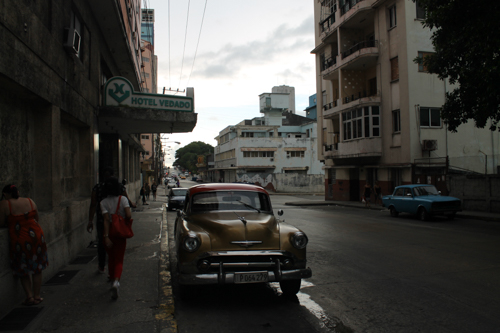
#> input picture uebung2/bild01.jpg, 500 x 333 px, found by its file name
$ jupyter execute notebook2.ipynb
#> lines starting #> are read from the running program, lines starting #| are printed output that depends on the picture
# Übung 2 - Histogrammanpassung #

## Aufgaben ##
1. Lesen Sie die Kapitel 5 (Punktoperationen- 5.2 Punktoperationen und Histogramme) und Kapitel 6 (Filter 6.1- 6.3) aus dem Buch ”Digitale Bildverarbeitung”. <br>
2. Implementieren Sie eine Funktion, die aus einem 8-Bit-Graustufenbild das zugehörige kumulative Histogramm berechnet. <br>
• Prototyp: cumHisto = compute cumHisto(image, binSize) <br>
• Das image ist ein 8-Bit-Grauwert Bild. <br>
3. Beantworten Sie folgende Fragen: <br>
a) Was ist eine homogene und was eine nicht-homogene Punktoperation? <br>
b) Was ist der Unterschied zwischen Punktoperationen und Filteroperationen? <br>
4. Implementieren Sie eine Funktion, die das Bild01 an das Bild02 mittels Histogrammanpassung angleicht. <br>
Hierzu soll das kumulative Histogramm von Bild02 als Referenzverteilung dienen und das Bild01 so verändert werden, <br>
dass sein kumulatives Histogramm an die Referenzverteilung angeglichen wird. <br>
Schließlich soll das Referenzbild (02) und das verarbeitete Bild (01) und deren kumulativen Histogramme angezeigt werden. <br>
• Prototyp: LUT = match Histo(img histo, ref histo) <br>
• img histo: Histogramm des anzupassenden Bildes. <br>
• ref histo: Histogramm des Referenzbildes. <br>
• LUT: Die Lookup Tabelle, welche auf das anzupassende Bild angewendet, die Histogrammanpassung durchführt. <br>
Wieso müssen die beiden Histogramme des Referenz- und des Orginalbildes normiert sein? (Denken Sie an den Histogrammausgleich) <br>

[cell 1]
import matplotlib.pyplot as plt
from skimage import io
import numpy as np

[cell 2]
# bilder einlesen
pfad = "C:/Users/Ann-Kathrin/Desktop/htwg/semester05/2DCV/uebung2/"
dateien = ["bild01.jpg", "bild02.jpg"]

bild01 = io.imread(pfad + dateien[0])
#> bild01 is the input picture: shape (333, 500, 3); mean R, G, B 62.9, 61.8, 58.3
bild02 = io.imread(pfad + dateien[1])
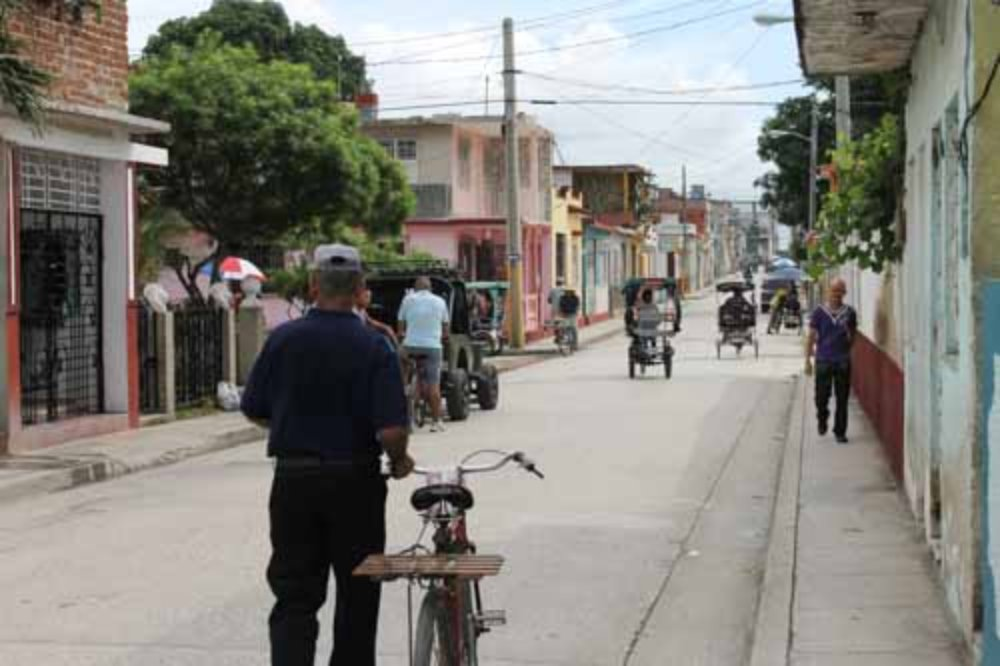
#> input picture uebung2/bild02.jpg, 1000 x 666 px, found by its file name
#> bild02 is the input picture: shape (666, 1000, 3); mean R, G, B 131.7, 129.6, 122.9

[cell 3]
# in graustufen bild umwandeln
def bunt_zu_grau(image):
    # falls bunt -> grau
    if len(image.shape) == 3:
        gray = (
            0.299 * image[:, :, 0] +
            0.587 * image[:, :, 1] +
            0.114 * image[:, :, 2]
        )
        return gray.astype(np.uint8)
    return image

bild01_gray = bunt_zu_grau(bild01)
bild02_gray = bunt_zu_grau(bild02)
#> in bunt_zu_grau (call 2), `gray = ( 0.299 * image[:, :, 0] + 0.587 * image[:, :, 1] + 0.114 * ima..`:
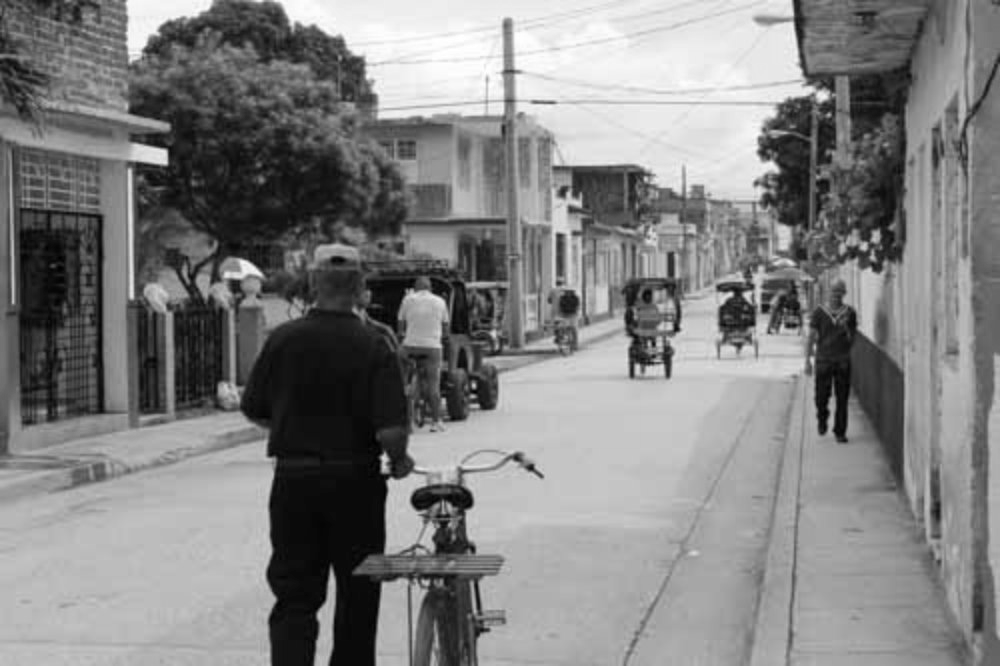
#> gray: shape (666, 1000) float64; min 0, max 255, mean 129.5

[cell 4]
# grau bilder
plt.figure(figsize=(10, 5))

plt.subplot(2, 2, 1)
plt.title("Bild 01 (Grau)")
plt.imshow(bild01_gray, cmap='gray')
plt.axis('off')

plt.subplot(2, 2, 2)
plt.title("Bild 02 (Grau)")
plt.imshow(bild02_gray, cmap='gray')
plt.axis('off')

plt.tight_layout()
plt.show()
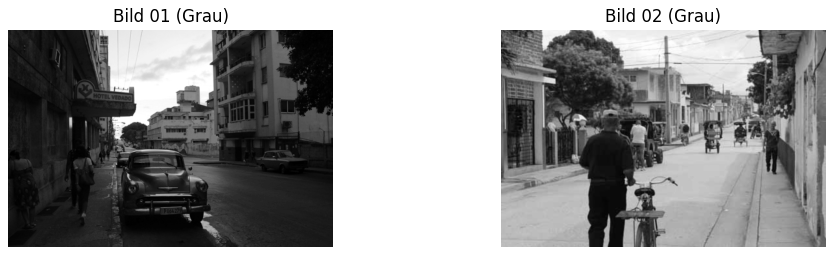
#> figure drawn by matplotlib, 2 panels

Aufgabe 3 <br>
a) Unterschied homogene und nicht-homogene Punktoperation <br>
Homogene Punktoperation ist unabhänig von den Bildkoordinaten
Nicht-homogene Punktoperationen ist abhäning von der Position, Transformation ist nicht für alle Pixel gleich. <br>
b) Unterschied zwischen Punktoperationen und Filteroperationen?
Bei Punktoperationen werden die Pixel unabhäning voneinander berücksichtigt <br> bei Filteroperationen bezieht die Umgebung eines Pixels mit ein (zb Glättung)

[cell 5]
# histogramm
def computeHisto(image):
    histo = np.zeros(256, dtype=int)

    for y in range(image.shape[0]):
        for x in range(image.shape[1]):
            histo[image[y, x]] += 1

    return histo

[cell 6]
# kumulatives histogramm (aufgabe2)
def compute_cumHisto(image, binSize=256):
    histo = computeHisto(image)

    # Normieren
    histo = histo / np.sum(histo)

    # Kumulieren
    cumHisto = np.cumsum(histo)

    return cumHisto

[cell 7]
# LookUpTable aufgabe4
def match_Histo(img_histo, ref_histo):
    # Normieren
    img_histo = img_histo / np.sum(img_histo) # jeden Histogrammwert durch die Gesamtanzahl der Pixel teilen ->Wahrscheinlichkeitsverteilung (anteile)
    ref_histo = ref_histo / np.sum(ref_histo)

    # kumulatives histogramm (cdf) ->Verteilfunktion
    img_cum = np.cumsum(img_histo)
    ref_cum = np.cumsum(ref_histo)

    LUT = np.zeros(256, dtype=np.uint8)

    j = 0
    for i in range(256): #Für jeden Grauwert i im Bild, suche den Wert j im Referenzbild
        while j < 255 and ref_cum[j] < img_cum[i]:
            j += 1
        LUT[i] = j

    return LUT

[cell 8]
def apply_LUT(image, LUT):
    result = np.zeros_like(image)

    for y in range(image.shape[0]):
        for x in range(image.shape[1]):
            result[y, x] = LUT[image[y, x]]

    return result

[cell 9]
histo1 = computeHisto(bild01_gray)
#> histo1 = 256 values, max 4757 at index 3, min 5 at index 195, mean 650.4
histo2 = computeHisto(bild02_gray)
#> histo2 = 256 values, max 9775 at index 188, min 18 at index 2, mean 2601.6

cum1 = compute_cumHisto(bild01_gray)
#> in compute_cumHisto, `histo = computeHisto(image)`: histo has the same summary as histo1 outside compute_cumHisto
#> in compute_cumHisto, `histo = histo / np.sum(histo)`: histo = 256 values, max 0.0286 at index 3, min 3e-05 at index 195, mean 0.00391
#> in compute_cumHisto, `cumHisto = np.cumsum(histo)`: cumHisto = 256 values from 0.00276 to 1
#> cum1 = 256 values from 0.00276 to 1
cum2 = compute_cumHisto(bild02_gray)
#> cum2 = 256 values from 3e-05 to 1

LUT = match_Histo(histo1, histo2)
#> in match_Histo, `img_histo = img_histo / np.sum(img_histo)`: img_histo has the same summary as histo in compute_cumHisto
#> in match_Histo, `ref_histo = ref_histo / np.sum(ref_histo)`: ref_histo = 256 values, max 0.0147 at index 188, min 2.7e-05 at index 2, mean 0.00391
#> in match_Histo, `img_cum = np.cumsum(img_histo)`: img_cum = 256 values from 0.00276 to 1
#> in match_Histo, `ref_cum = np.cumsum(ref_histo)`: ref_cum = 256 values from 3e-05 to 1
#> LUT = 256 values from 7 to 255

bild01_matched = apply_LUT(bild01_gray, LUT)
#> after the loop in apply_LUT, `for y in range(image.shape[0]):`:
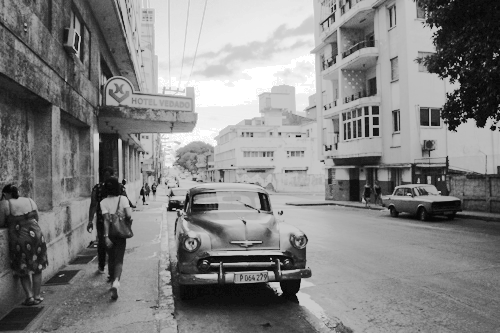
#> result: shape (333, 500); min 7, max 255, mean 130.4

cum_matched = compute_cumHisto(bild01_matched)
#> cum_matched = 256 values from 0 to 1

[cell 10]
plt.figure(figsize=(12, 8))

# bilder
plt.subplot(2, 3, 1)
plt.title("Bild 01 (Original)")
plt.imshow(bild01_gray, cmap='gray')
plt.axis('off')

plt.subplot(2, 3, 2)
plt.title("Bild 02 (Referenz)")
plt.imshow(bild02_gray, cmap='gray')
plt.axis('off')

plt.subplot(2, 3, 3)
plt.title("Bild 01 (angepasst)")
plt.imshow(bild01_matched, cmap='gray')
plt.axis('off')

# kumulatives histogramme
plt.subplot(2, 3, 4)
plt.title("CumHist Bild 01")
plt.plot(cum1)

plt.subplot(2, 3, 5)
plt.title("CumHist Bild 02")
plt.plot(cum2)

plt.subplot(2, 3, 6)
plt.title("CumHist angepasst")
plt.plot(cum_matched)

plt.tight_layout()
plt.show()
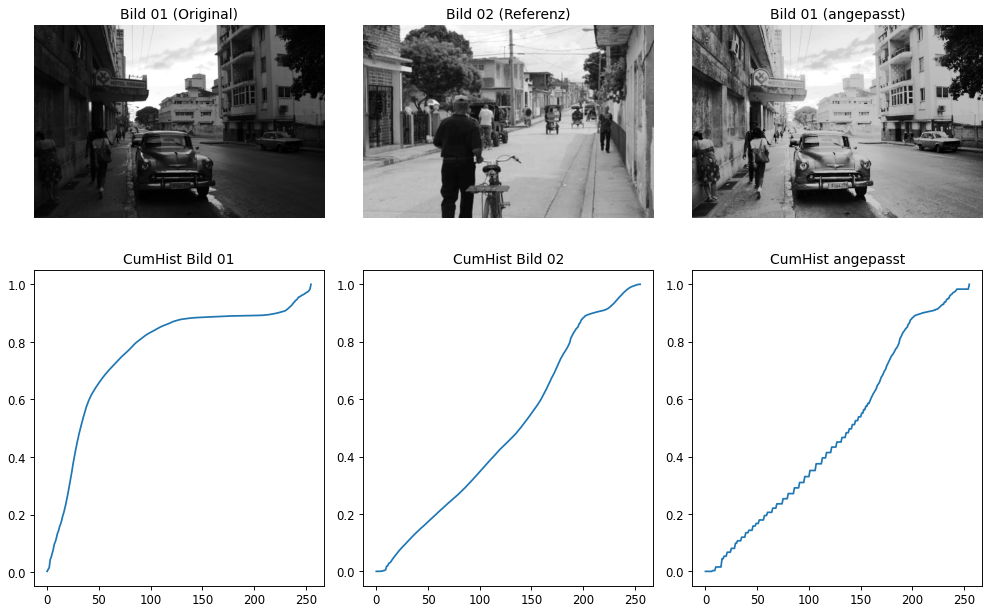
#> figure drawn by matplotlib, 6 panels; panel 4: curve peaks at x = 255, y = 1; panel 5: curve peaks at x = 255, y = 1; panel 6: curve peaks at x = 255, y = 1
